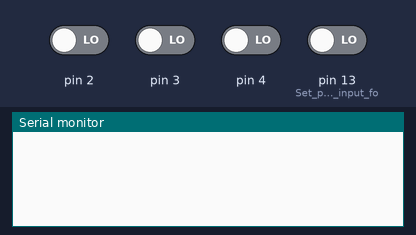
Bench run of a sketch on a simulated Arduino Uno, built with avr-gcc and run on an emulated ATmega328P. Shown: the last lines printed to the serial monitor. Inputs (shaded band) come from the test bench; at power-on: pin 2–4, pin 13 (Set_pin_13_as_an_input_fo) LOW.

Above: at 1.2 s.
1.3 s: pin 2 driven HIGH
At 1.56 s:
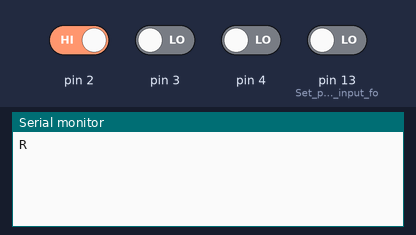
3.3 s: pin 3 driven HIGH
At 3.56 s:
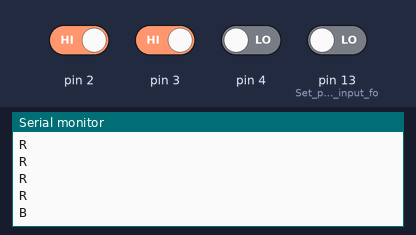
5.3 s: pin 4 driven HIGH
At 5.56 s:
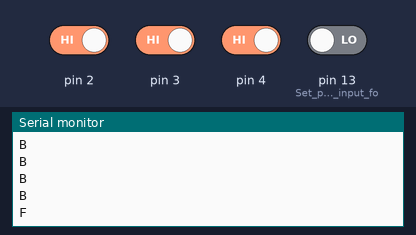
7.3 s: pin 2 driven LOW and pin 3 driven LOW and pin 4 driven LOW and pin 13 (Set_pin_13_as_an_input_fo) driven HIGH
At 7.56 s:
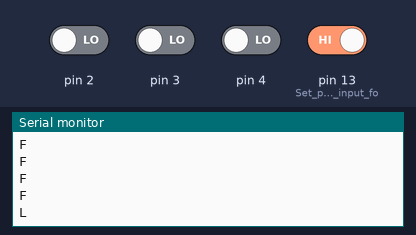

The sketch:

controller_code.ino
```cpp
void setup() {
  Serial.begin(38400); // Initializes serial communication at this number for bluetooth modules

  pinMode(10, INPUT); // Set pin 10 as an input for the "forward" button
  pinMode(11, INPUT); // Set pin 11 as an input for the "backward" button
  pinMode(12, INPUT); // Set pin 12 as an input for the "right" button
  pinMode(13, INPUT); // Set pin 13 as an input for the "left" button
}

void loop() {
  // Checks state of button connected to pin 12
  if (digitalRead(4) == HIGH) {
    Serial.println("F"); // Sends 1 letter message to car through bluetooth telling it to go forward
  }
  // Checks state of button connected to pin 13
  else if (digitalRead(3) == HIGH) {
    Serial.println("B"); // Sends 1 letter message to car through bluetooth telling it to go backward
  }
  else if (digitalRead(2) == HIGH) {
    Serial.println("R"); // Sends 1 letter message to car through bluetooth telling it to spin right
  }
  else if (digitalRead(13) == HIGH) {
    Serial.println("L"); // Sends 1 letter message to car through bluetooth telling it to spin left
  }

  delay(200); // Wait 200 milliseconds for every input cycle in order to get rid of any jerks when the car moves
}
```

Measured:
- after the input at 1.3 s, the serial monitor: prints a new line after 0.10 s (image 1)
- after the input at 3.3 s, the serial monitor: prints a new line after 0.10 s (image 2)
- after the input at 5.3 s, the serial monitor: prints a new line after 0.10 s (image 3)
- after the input at 7.3 s, the serial monitor: prints a new line after 0.10 s (image 4)
